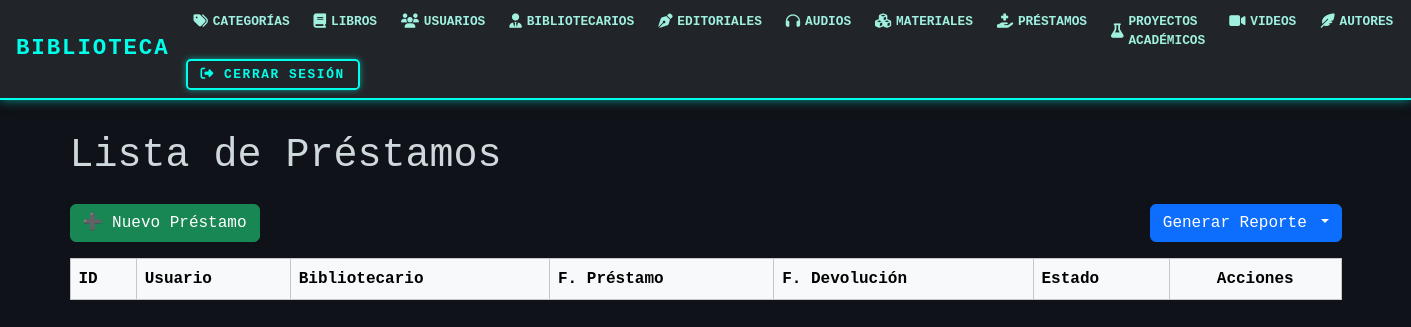
The app's page /prestamos/, older data.
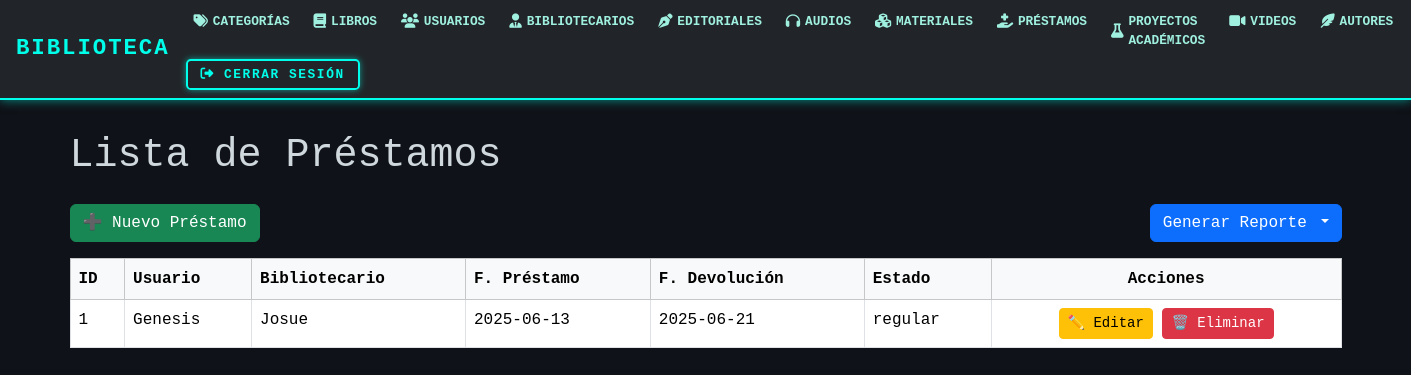
The same page, newer data.
### models/prestamo_model.py (models this page shows, shortened)
class Prestamo(db.Model):
    __tablename__ = 'prestamos'
    id_prestamo = db.Column(db.Integer, primary_key=True)
    id_usuario = db.Column(db.Integer, nullable=False)
    id_bibliotecario = db.Column(db.Integer, nullable=False)
    fecha_prestamo = db.Column(db.Date, nullable=False)
    fecha_devolucion = db.Column(db.Date, nullable=False)
    estado = db.Column(db.String(20), nullable=False)
    @staticmethod
    def get_all():
        return Prestamo.query.all()

### controllers/prestamo_controllers.py (the view)
@prestamo_bp.route("/")
def index():
    prestamos = Prestamo.get_all()
    usuarios = Usuario.get_all()
    return prestamo_view.list(prestamos, usuarios)

### models/usuario_model.py (called while the page is built)
    @staticmethod #no depende de la clase
    def get_all():
        return Usuario.query.all()

### views/prestamo_view.py (called while the page is built)
def list(prestamos, usuarios):
    return render_template("prestamos/index.html", prestamos=prestamos, usuarios=usuarios)

### templates/prestamos/index.html (shortened to what this page needs)
{% extends 'base.html' %}
{% block content %}
<div class="container mt-4">
    <h1 class="mb-4">Lista de Préstamos</h1>
    <div class="d-flex justify-content-between align-items-center mb-3">
        <a href="{{ url_for('prestamo.create') }}" class="btn btn-success">➕ Nuevo Préstamo</a>
        <div class="btn-group">
            <button class="btn btn-primary dropdown-toggle" data-bs-toggle="dropdown" aria-expanded="false">
                 Generar Reporte
            </button>
        </div>
    </div>
    <table class="table table-hover table-bordered">
        <thead class="table-light">
            <tr>
                <th>ID</th>
                <th>Usuario</th>
                <th>Bibliotecario</th>
                <th>F. Préstamo</th>
                <th>F. Devolución</th>
                <th>Estado</th>
                <th class="text-center">Acciones</th>
            </tr>
        </thead>
        <tbody>
            {% for p in prestamos %}
            <tr>
                <td>{{ p.id_prestamo }}</td>
                <td>{{ (usuarios | selectattr("id", "equalto", p.id_usuario) | first).nombre }}</td>
                <td>{{ (usuarios | selectattr("id", "equalto", p.id_bibliotecario) | first).nombre }}</td>
                <td>{{ p.fecha_prestamo }}</td>
                <td>{{ p.fecha_devolucion }}</td>
                <td>{{ p.estado }}</td>
                <td class="text-center">
                    <a href="{{ url_for('prestamo.edit', id_prestamo=p.id_prestamo) }}" class="btn btn-sm btn-warning">✏️ Editar</a>
                    <a href="{{ url_for('prestamo.delete', id_prestamo=p.id_prestamo) }}" class="btn btn-sm btn-danger" onclick="return confirm('¿Eliminar este préstamo?')">🗑️ Eliminar</a>
                </td>
            </tr>
            {% endfor %}
        </tbody>
    </table>
</div>
{% endblock %}

Row changes from the older to the newer data that the page shows:
added Prestamo: id_prestamo "1", id_usuario "Genesis", id_bibliotecario "Josue", fecha_prestamo "2025-06-13", fecha_devolucion "2025-06-21", estado "regular"
